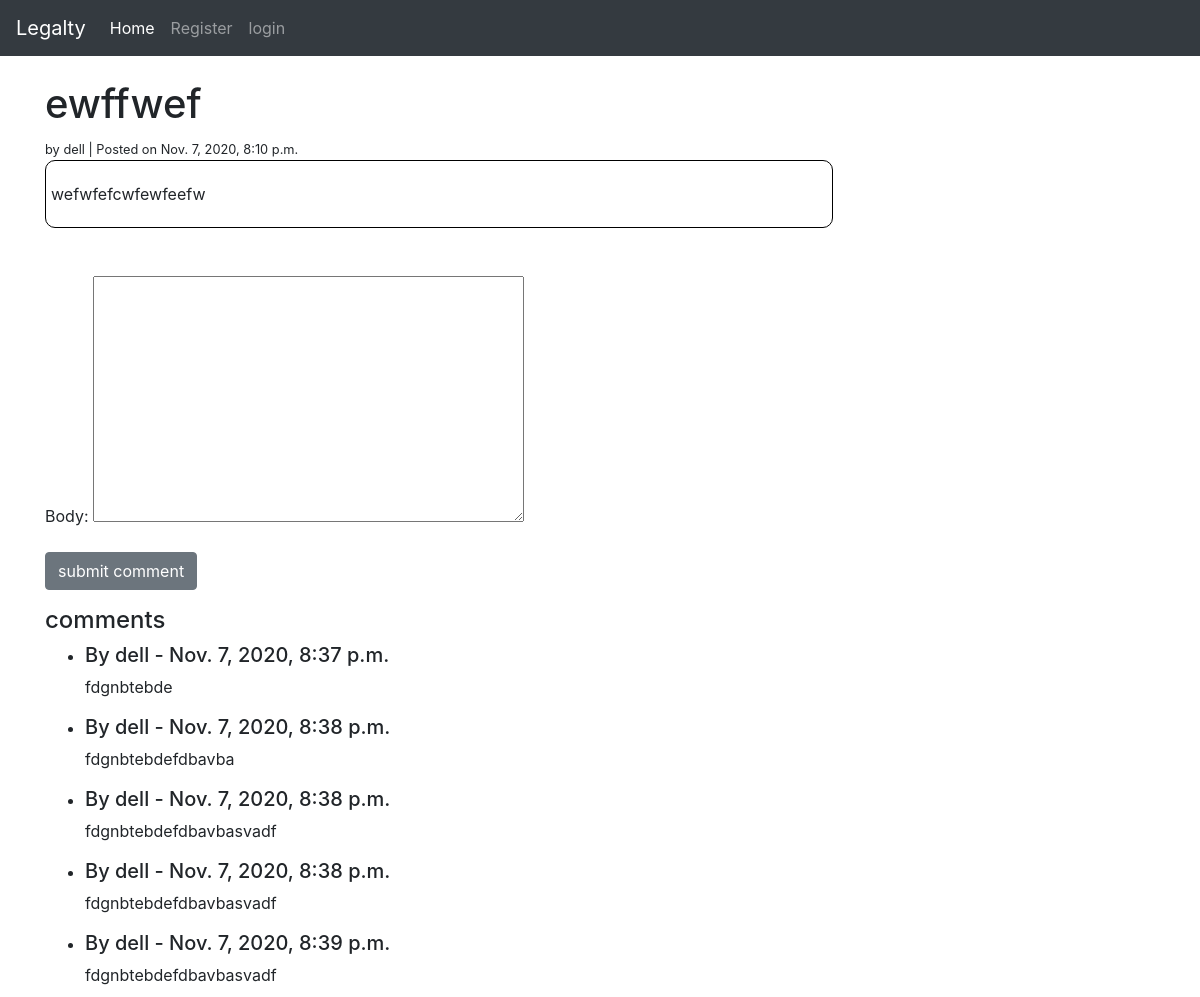
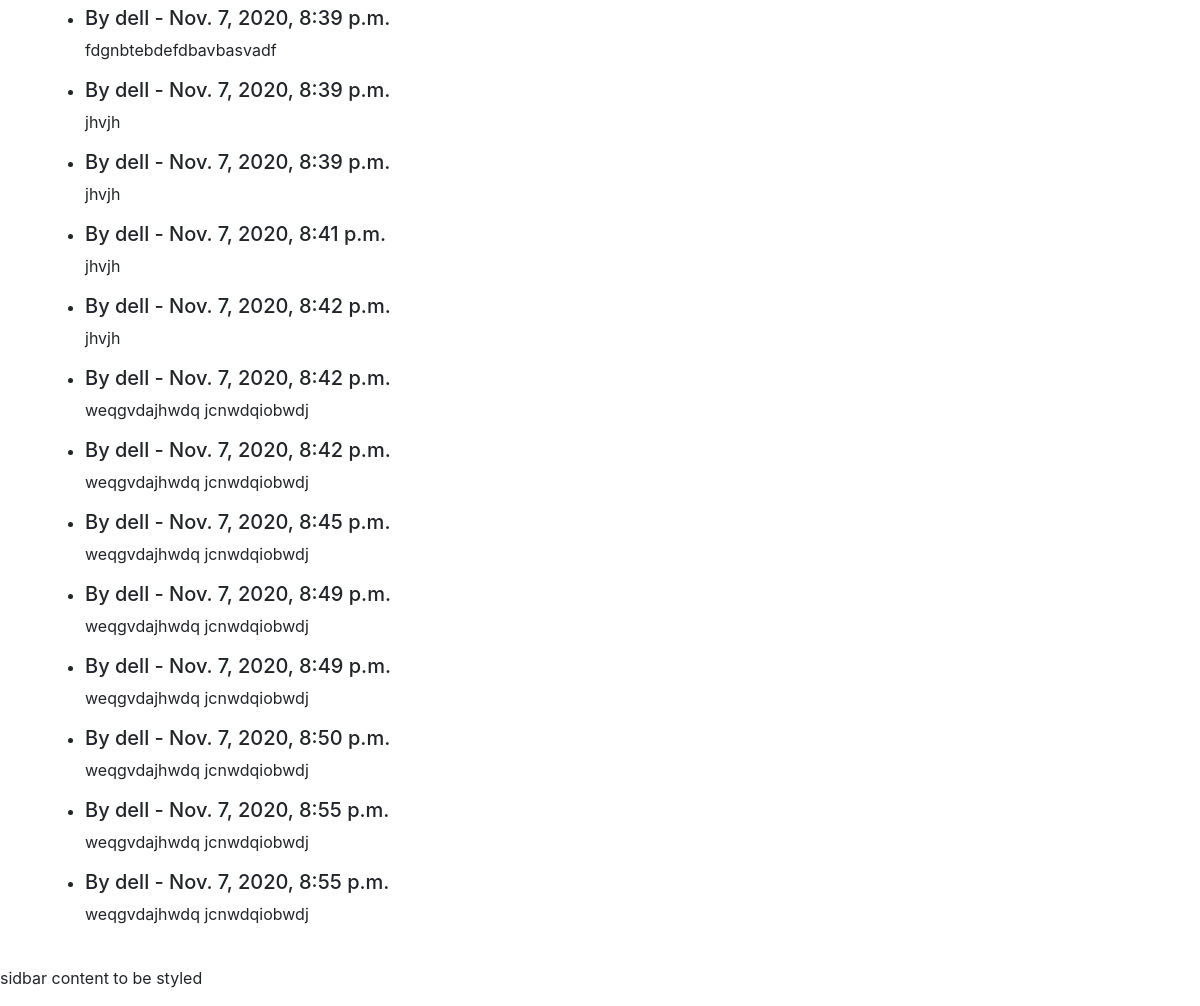
The app's page /post/37 with its own data (2 pictures, top to bottom).
### posts/models.py (models this page shows, shortened)
class Post( models.Model):
    STATUS_CHOICES = (
        ('created' , 'Created')
    )
    title = models.CharField( max_length = 250 )
    title_tag = models.CharField(max_length=250)
    author = models.ForeignKey( User , on_delete=models.CASCADE )
    body = RichTextField   ( blank=True , null=True)
    created = models.DateTimeField( default= timezone.now )
    slug = models.SlugField( max_length= 300 , unique_for_date='created' )
    likes = models.ManyToManyField( User , related_name='post_likes')
    class Meta:
        ordering = ('-created',)

class Post_reply (models.Model):
    author = models.ForeignKey(User, on_delete=models.CASCADE)
    post_id = models.ForeignKey( Post , on_delete=models.CASCADE , related_name="comments")
    body = models.TextField()
    date_added = models.DateTimeField(default=timezone.now)
    class Meta:
        ordering = ('date_added' , )

### posts/views.py (the view)
def display_post_details(request, pk):
    form = Post_replyCreateForm( request.POST or None)
    if form.is_valid():
        form.instance.author = request.user
        form.instance.post_id = Post.objects.get(pk=pk)
        form.save()
        form = Post_replyCreateForm()
    try:
        post = Post.objects.get(pk=pk)
    except Post.DoesNotExist:
        return HttpResponseNotFound("Page not found")
    queryset = Post_reply.objects.filter(post_id__pk=pk)
    context = {
        'post': post,
        'form' : form ,
        'replyset': queryset
    }
    return render(request, 'details_post_and_reply.html', context)

### posts/forms.py
class Post_replyCreateForm ( forms.ModelForm):
    class Meta:
        model = Post_reply
        fields = { 'body' }
    widgets = {
        'body': forms.Textarea(attrs={'class': 'form-control'})
    }

### posts/templates/details_post_and_reply.html (shortened to what this page needs)
{% extends 'base.html' %}
{% block content %}
<h1>{{ post.title}}</h1>
<small> by {{ post.author.username }} | Posted on {{ post.created }} </small>
<br/>
<div class="box">
<p> {{ post.body|safe }}</p>
</div>
<br/>
<br/>
<div>
    <form method="POST">
        <div class="form-group">
        {% csrf_token %}{{ form.as_p }}
        <button class="btn btn-secondary"> submit comment </button>
        </div>
    </form>
</div>
<h4>comments</h4>
<ul>
    {% for reply in  replyset %}
    <li>
        <h5> By {{ reply.author.username }} - {{ reply.date_added }} </h5>
        <p> {{ reply.body }}</p>
    </li>
    {% endfor %}
</ul>
<br>
 {% endblock %}

### posts/templates/details_post_and_reply.html (style rules this page uses)
.box { left: 50px; width: calc(80% - 100px); border: 1px solid black; border-radius: 10px; padding: 5px; text-align: left ; }

### records on screen
Post: title "ewffwef", author.username "dell", created "Nov. 7, 2020, 8:10 p.m.", body "wefwfefcwfewfeefw"
Post_reply: author.username "dell", date_added "Nov. 7, 2020, 8:37 p.m.", body "fdgnbtebde"
Post_reply: author.username "dell", date_added "Nov. 7, 2020, 8:38 p.m.", body "fdgnbtebdefdbavba"
Post_reply: author.username "dell", date_added "Nov. 7, 2020, 8:38 p.m.", body "fdgnbtebdefdbavbasvadf"
Post_reply: author.username "dell", date_added "Nov. 7, 2020, 8:38 p.m.", body "fdgnbtebdefdbavbasvadf"
Post_reply: author.username "dell", date_added "Nov. 7, 2020, 8:39 p.m.", body "fdgnbtebdefdbavbasvadf"
Post_reply: author.username "dell", date_added "Nov. 7, 2020, 8:39 p.m.", body "fdgnbtebdefdbavbasvadf"
Post_reply: author.username "dell", date_added "Nov. 7, 2020, 8:39 p.m.", body "jhvjh"
Post_reply: author.username "dell", date_added "Nov. 7, 2020, 8:39 p.m.", body "jhvjh"
Post_reply: author.username "dell", date_added "Nov. 7, 2020, 8:41 p.m.", body "jhvjh"
Post_reply: author.username "dell", date_added "Nov. 7, 2020, 8:42 p.m.", body "jhvjh"
Post_reply: author.username "dell", date_added "Nov. 7, 2020, 8:42 p.m.", body "weqgvdajhwdq jcnwdqiobwdj"
Post_reply: author.username "dell", date_added "Nov. 7, 2020, 8:42 p.m.", body "weqgvdajhwdq jcnwdqiobwdj"
Post_reply: author.username "dell", date_added "Nov. 7, 2020, 8:45 p.m.", body "weqgvdajhwdq jcnwdqiobwdj"
Post_reply: author.username "dell", date_added "Nov. 7, 2020, 8:49 p.m.", body "weqgvdajhwdq jcnwdqiobwdj"
Post_reply: author.username "dell", date_added "Nov. 7, 2020, 8:49 p.m.", body "weqgvdajhwdq jcnwdqiobwdj"
Post_reply: author.username "dell", date_added "Nov. 7, 2020, 8:50 p.m.", body "weqgvdajhwdq jcnwdqiobwdj"
Post_reply: author.username "dell", date_added "Nov. 7, 2020, 8:55 p.m.", body "weqgvdajhwdq jcnwdqiobwdj"
Post_reply: author.username "dell", date_added "Nov. 7, 2020, 8:55 p.m.", body "weqgvdajhwdq jcnwdqiobwdj"
